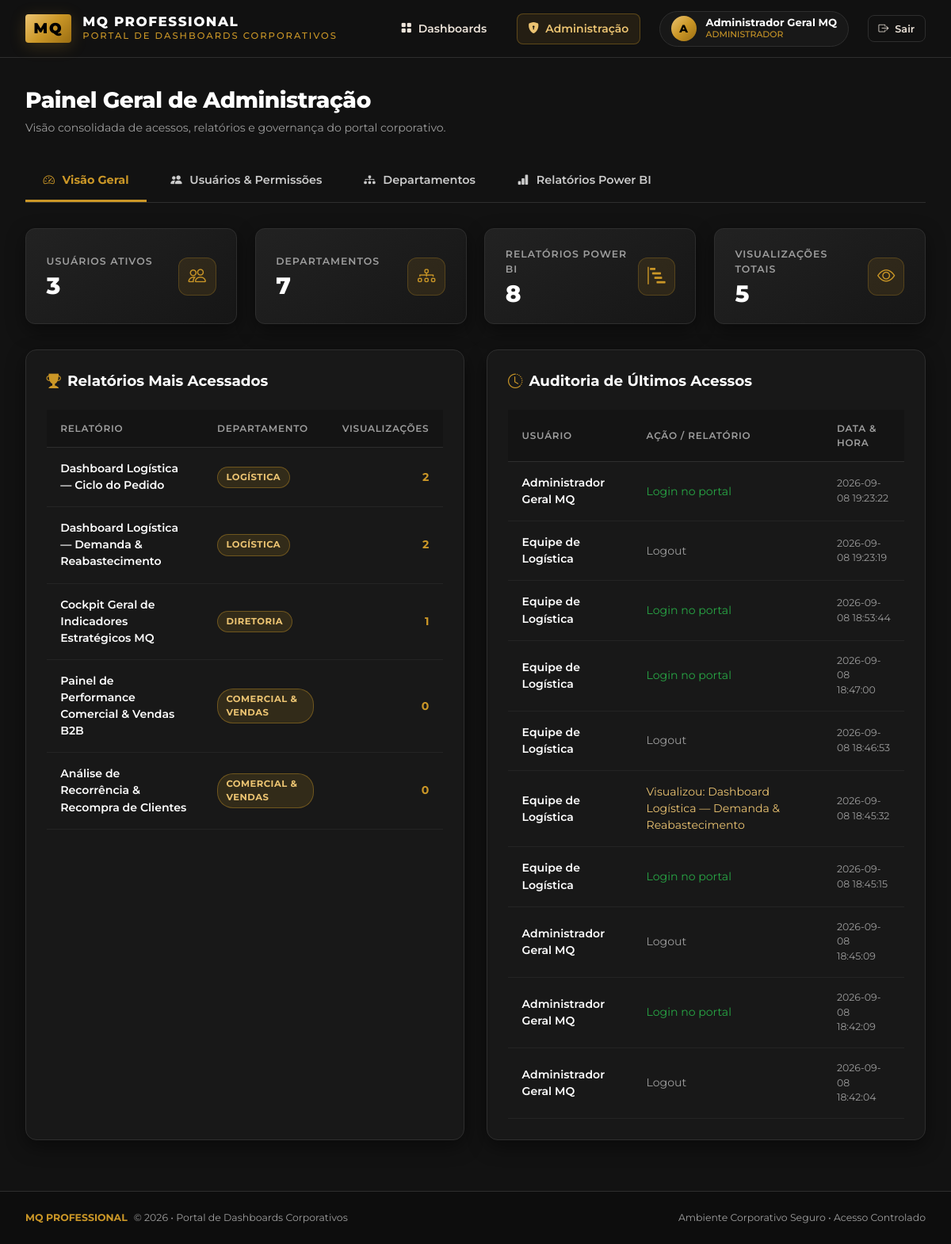
The page /admin (signed in) on the database its author committed.
### tables this page shows
CREATE TABLE users (
        id INTEGER PRIMARY KEY AUTOINCREMENT,
        username TEXT UNIQUE NOT NULL,
        name TEXT NOT NULL,
        email TEXT,
        password_hash TEXT NOT NULL,
        role TEXT DEFAULT 'user', -- 'admin' ou 'user'
        department_id INTEGER,
        active INTEGER DEFAULT 1,
        created_at DATETIME DEFAULT CURRENT_TIMESTAMP,
        FOREIGN KEY (department_id) REFERENCES departments (id) ON DELETE SET NULL
    );

CREATE TABLE reports (
        id INTEGER PRIMARY KEY AUTOINCREMENT,
        title TEXT NOT NULL,
        description TEXT,
        department_id INTEGER NOT NULL,
        embed_url TEXT NOT NULL,
        icon TEXT DEFAULT 'bi-bar-chart-line',
        is_public INTEGER DEFAULT 0, -- 1 se visível para todos os usuários logados
        display_order INTEGER DEFAULT 0,
        active INTEGER DEFAULT 1,
        created_at DATETIME DEFAULT CURRENT_TIMESTAMP,
        FOREIGN KEY (department_id) REFERENCES departments (id) ON DELETE CASCADE
    );

CREATE TABLE access_logs (
        id INTEGER PRIMARY KEY AUTOINCREMENT,
        user_id INTEGER,
        report_id INTEGER,
        action TEXT NOT NULL,
        ip_address TEXT,
        created_at DATETIME DEFAULT CURRENT_TIMESTAMP,
        FOREIGN KEY (user_id) REFERENCES users (id) ON DELETE SET NULL,
        FOREIGN KEY (report_id) REFERENCES reports (id) ON DELETE SET NULL
    );

### app.py (the view)
@app.route('/admin')
@admin_required
def admin_dashboard():
    stats = get_stats()
    return render_template('admin/dashboard.html', stats=stats)

### app.py (called while the page is built)
def admin_required(f):
    @wraps(f)
    def decorated_function(*args, **kwargs):
        if 'user_id' not in session:
            flash('Por favor, faça login para acessar esta área.', 'warning')
            return redirect(url_for('login', next=request.url))
        if session.get('role') != 'admin':
            flash('Acesso restrito. Você não possui privilégios de Administrador.', 'danger')
            return redirect(url_for('portal'))
        return f(*args, **kwargs)
    return decorated_function

@app.context_processor
def inject_globals():
    return {
        'current_user': {
            'id': session.get('user_id'),
            'username': session.get('username'),
            'name': session.get('name'),
            'role': session.get('role'),
            'is_admin': session.get('role') == 'admin'
        } if 'user_id' in session else None
    }

### database.py (called while the page is built)
def get_db():
    conn = sqlite3.connect(Config.DATABASE)
    conn.row_factory = sqlite3.Row
    conn.execute("PRAGMA foreign_keys = ON;")
    return conn

### templates/admin/dashboard.html (shortened to what this page needs)
{% extends "base.html" %}
{% block extra_css %}
<link rel="stylesheet" href="{{ url_for('static', filename='css/admin.css') }}">
{% endblock %}
{% block content %}
<div class="admin-header">
    <div class="admin-title-group">
        <h1>Painel Geral de Administração</h1>
        <p>Visão consolidada de acessos, relatórios e governança do portal corporativo.</p>
    </div>
</div>
<nav class="admin-nav-tabs">
    <a href="{{ url_for('admin_dashboard') }}" class="admin-tab-link active">
        <i class="bi bi-speedometer2"></i> Visão Geral
    </a>
    <a href="{{ url_for('admin_users') }}" class="admin-tab-link">
        <i class="bi bi-people-fill"></i> Usuários & Permissões
    </a>
    <a href="{{ url_for('admin_departments') }}" class="admin-tab-link">
        <i class="bi bi-diagram-3-fill"></i> Departamentos
    </a>
    <a href="{{ url_for('admin_reports') }}" class="admin-tab-link">
        <i class="bi bi-bar-chart-fill"></i> Relatórios Power BI
    </a>
</nav>
<div class="admin-metrics-grid">
    <div class="metric-card">
        <div class="metric-info">
            <h4>Usuários Ativos</h4>
            <div class="metric-num">{{ stats.total_users }}</div>
        </div>
        <div class="metric-icon">
            <i class="bi bi-people"></i>
        </div>
    </div>
    <div class="metric-card">
        <div class="metric-info">
            <h4>Departamentos</h4>
            <div class="metric-num">{{ stats.total_departments }}</div>
        </div>
        <div class="metric-icon">
            <i class="bi bi-diagram-3"></i>
        </div>
    </div>
    <div class="metric-card">
        <div class="metric-info">
            <h4>Relatórios Power BI</h4>
            <div class="metric-num">{{ stats.total_reports }}</div>
        </div>
        <div class="metric-icon">
            <i class="bi bi-bar-chart-steps"></i>
        </div>
    </div>
    <div class="metric-card">
        <div class="metric-info">
            <h4>Visualizações Totais</h4>
            <div class="metric-num">{{ stats.total_views }}</div>
        </div>
        <div class="metric-icon">
            <i class="bi bi-eye"></i>
        </div>
    </div>
</div>
<div style="display: grid; grid-template-columns: 1fr 1fr; gap: 1.8rem;">
    <div class="admin-card">
        <div class="admin-card-header">
            <h3 class="admin-card-title">
                <i class="bi bi-trophy-fill" style="color: var(--mq-gold);"></i> Relatórios Mais Acessados
            </h3>
        </div>
        <div class="mq-table-responsive">
            <table class="mq-table">
                <thead>
                    <tr>
                        <th>Relatório</th>
                        <th>Departamento</th>
                        <th style="text-align: right;">Visualizações</th>
                    </tr>
                </thead>
                <tbody>
                    {% for item in stats.most_viewed %}
                    <tr>
                        <td style="font-weight: 600; color: var(--mq-white);">{{ item.title }}</td>
                        <td>
                            <span class="mq-badge mq-badge-gold">{{ item.department_name }}</span>
                        </td>
                        <td style="text-align: right; font-weight: 700; color: var(--mq-gold);">
                            {{ item.views }}
                        </td>
                    </tr>
                    {% else %}
                    <tr>
                        <td colspan="3" style="text-align: center; color: var(--mq-gray-muted);">Nenhum acesso registrado ainda.</td>
                    </tr>
                    {% endfor %}
                </tbody>
            </table>
        </div>
    </div>
    <div class="admin-card">
        <div class="admin-card-header">
            <h3 class="admin-card-title">
                <i class="bi bi-clock-history" style="color: var(--mq-gold);"></i> Auditoria de Últimos Acessos
            </h3>
        </div>
        <div class="mq-table-responsive">
            <table class="mq-table">
                <thead>
                    <tr>
                        <th>Usuário</th>
                        <th>Ação / Relatório</th>
                        <th>Data & Hora</th>
                    </tr>
                </thead>
                <tbody>
                    {% for log in stats.recent_logs %}
                    <tr>
                        <td style="font-weight: 600; color: var(--mq-white);">{{ log.user_name or log.username or 'Anônimo' }}</td>
                        <td>
                            {% if log.action == 'view_report' %}
                                <span style="color: var(--mq-gold-light);">Visualizou: {{ log.report_title or 'Relatório' }}</span>
                            {% elif log.action == 'login' %}
                                <span style="color: var(--mq-success);">Login no portal</span>
                            {% elif log.action == 'logout' %}
                                <span style="color: var(--mq-gray-muted);">Logout</span>
                            {% else %}
                                <span>{{ log.action }}</span>
                            {% endif %}
                        </td>
                        <td style="color: var(--mq-gray-muted); font-size: 0.78rem;">{{ log.created_at }}</td>
                    </tr>
                    {% else %}
                    <tr>
                        <td colspan="3" style="text-align: center; color: var(--mq-gray-muted);">Nenhum log registrado.</td>
                    </tr>
                    {% endfor %}
                </tbody>
            </table>
        </div>
    </div>
</div>
{% endblock %}

### templates/base.html (shortened to what this page needs)
<!DOCTYPE html>
<html lang="pt-BR">
<head>
    <link rel="stylesheet" href="{{ url_for('static', filename='css/mq_theme.css') }}">
    {% block extra_css %}{% endblock %}
</head>
<body>
    {% if current_user %}
    <header class="mq-navbar">
        <div class="mq-brand">
            <a href="{{ url_for('portal') }}" style="display: flex; align-items: center; gap: 0.9rem; text-decoration: none;">
                <span class="mq-logo-badge">MQ</span>
                <div class="mq-brand-text">
                    <span class="mq-brand-title">MQ PROFESSIONAL</span>
                    <span class="mq-brand-sub">Portal de Dashboards Corporativos</span>
                </div>
            </a>
        </div>
        <nav class="mq-nav-menu">
            <a href="{{ url_for('portal') }}" class="mq-nav-link {% if request.endpoint == 'portal' %}active{% endif %}">
                <i class="bi bi-grid-fill"></i> Dashboards
            </a>
            {% if current_user.is_admin %}
            <a href="{{ url_for('admin_dashboard') }}" class="mq-nav-link admin-tag {% if 'admin' in request.endpoint %}active{% endif %}">
                <i class="bi bi-shield-lock-fill"></i> Administração
            </a>
            {% endif %}
            <a href="{{ url_for('profile') }}" class="mq-user-pill" title="Meu Perfil e Senha">
                <div class="mq-avatar">
                    {{ current_user.name[:1] | upper }}
                </div>
                <div class="mq-user-info">
                    <span class="mq-user-name">{{ current_user.name }}</span>
                    <span class="mq-user-role">
                        {% if current_user.is_admin %}ADMINISTRADOR{% else %}COLABORADOR{% endif %}
                    </span>
                </div>
            </a>
            <a href="{{ url_for('logout') }}" class="btn-mq-outline" style="padding: 0.4rem 0.8rem; font-size: 0.8rem;" title="Encerrar Sessão">
                <i class="bi bi-box-arrow-right"></i> Sair
            </a>
        </nav>
    </header>
    {% endif %}
    <main class="mq-main-content">
        {% block content %}{% endblock %}
    </main>
    <footer class="mq-footer">
        <div class="mq-footer-copy">
            <span class="mq-footer-gold">MQ PROFESSIONAL</span> &copy; 2026 • Portal de Dashboards Corporativos
        </div>
        <div>
            <span>Ambiente Corporativo Seguro • Acesso Controlado</span>
        </div>
    </footer>
</body>
</html>

### static/css/admin.css (style rules this page uses)
.admin-header { display: flex; justify-content: space-between; align-items: center; margin-bottom: 2rem; flex-wrap: wrap; gap: 1rem; }
.admin-title-group h1 { font-size: 1.75rem; font-weight: 800; color: var(--mq-white); letter-spacing: -0.5px; }
.admin-title-group p { color: var(--mq-gray-muted); font-size: 0.88rem; margin-top: 0.2rem; }
.admin-nav-tabs { display: flex; gap: 0.5rem; border-bottom: 1px solid var(--mq-border); margin-bottom: 2rem; overflow-x: auto; }
.admin-tab-link { padding: 0.85rem 1.4rem; font-size: 0.9rem; font-weight: 600; color: var(--mq-gray-light); border-bottom: 3px solid transparent; display: inline-flex; align-items: center; gap: 0.6rem; transition: var(--transition-smooth); text-decoration: none; white-space: nowrap; }
.admin-tab-link.active { color: var(--mq-gold); border-bottom-color: var(--mq-gold); font-weight: 700; }
.admin-metrics-grid { display: grid; grid-template-columns: repeat(auto-fit, minmax(220px, 1fr)); gap: 1.4rem; margin-bottom: 2rem; }
.metric-card { background: var(--mq-grad-card); border: 1px solid var(--mq-border); border-radius: 12px; padding: 1.4rem 1.6rem; display: flex; align-items: center; justify-content: space-between; box-shadow: var(--shadow-card); }
.metric-info h4 { font-size: 0.78rem; text-transform: uppercase; letter-spacing: 1px; color: var(--mq-gray-muted); font-weight: 600; margin-bottom: 0.4rem; }
.metric-info .metric-num { font-size: 1.85rem; font-weight: 800; color: var(--mq-white); line-height: 1; }
.metric-icon { width: 48px; height: 48px; border-radius: 12px; background: rgba(203, 151, 39, 0.12); border: 1px solid rgba(203, 151, 39, 0.25); display: flex; align-items: center; justify-content: center; font-size: 1.4rem; color: var(--mq-gold); }
.admin-card { background: #181818; border: 1px solid var(--mq-border); border-radius: 14px; padding: 1.6rem; box-shadow: var(--shadow-card); margin-bottom: 2rem; }
.admin-card-header { display: flex; align-items: center; justify-content: space-between; margin-bottom: 1.4rem; flex-wrap: wrap; gap: 1rem; }
.admin-card-title { font-size: 1.15rem; font-weight: 700; color: var(--mq-white); display: flex; align-items: center; gap: 0.5rem; }
.mq-table-responsive { width: 100%; overflow-x: auto; }
.mq-table { width: 100%; border-collapse: collapse; text-align: left; font-size: 0.88rem; }
.mq-table th { padding: 0.9rem 1.1rem; background: #141414; color: var(--mq-gray-muted); font-weight: 600; text-transform: uppercase; font-size: 0.75rem; letter-spacing: 0.75px; border-bottom: 1px solid var(--mq-border); }
.mq-table td { padding: 1rem 1.1rem; border-bottom: 1px solid var(--mq-border-subtle); color: var(--mq-creme-2); vertical-align: middle; }

### rows shown on the page
users: name "Administrador Geral MQ"
reports: title "Dashboard Logística — Ciclo do Pedido", department_name "LOGÍSTICA", views "2"
reports: title "Dashboard Logística — Demanda & Reabastecimento", department_name "LOGÍSTICA", views "2"
reports: title "Cockpit Geral de Indicadores Estratégicos MQ", department_name "DIRETORIA", views "1"
reports: title "Painel de Performance Comercial & Vendas B2B", department_name "COMERCIAL & VENDAS", views "0"
reports: title "Análise de Recorrência & Recompra de Clientes", department_name "COMERCIAL & VENDAS", views "0"
access_logs: name "Administrador Geral MQ", action "Login no portal", created_at "2026-09-08 19:23:22"
access_logs: name "Equipe de Logística", action "Logout", created_at "2026-09-08 19:23:19"
access_logs: name "Equipe de Logística", action "Login no portal", created_at "2026-09-08 18:53:44"
access_logs: name "Equipe de Logística", action "Login no portal", created_at "2026-09-08 18:47:00"
access_logs: name "Equipe de Logística", action "Logout", created_at "2026-09-08 18:46:53"
access_logs: name "Equipe de Logística", title "Dashboard Logística — Demanda & Reabastecimento", created_at "2026-09-08 18:45:32"
access_logs: name "Equipe de Logística", action "Login no portal", created_at "2026-09-08 18:45:15"
access_logs: name "Administrador Geral MQ", action "Logout", created_at "2026-09-08 18:45:09"
access_logs: name "Administrador Geral MQ", action "Login no portal", created_at "2026-09-08 18:42:09"
access_logs: name "Administrador Geral MQ", action "Logout", created_at "2026-09-08 18:42:04"

### other values the page prints
{{ current_user.name[:1] | upper }} "A"
{{ stats.total_users }} "3"
{{ stats.total_departments }} "7"
{{ stats.total_reports }} "8"
{{ stats.total_views }} "5"
